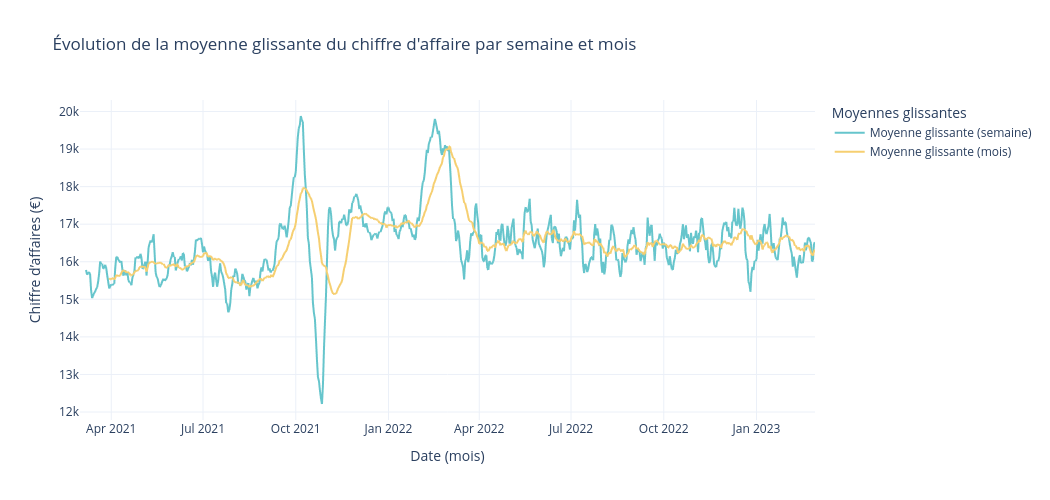

Notebook cell for this chart:
### Code cell
figure = px.line(
    df_ca, 
    x='date', 
    y=['Moyenne glissante (semaine)','Moyenne glissante (mois)'], 
    color_discrete_sequence=px.colors.qualitative.Pastel,
    markers=False,
    title='Évolution de la moyenne glissante du chiffre d\'affaire par semaine et mois',
    labels={
        'date': 'Date (mois)',
        'value': 'Chiffre d’affaires (€)',
        'variable': 'Moyennes glissantes'
    }
)

figure.update_layout(
    template='plotly_white',
    hovermode='x unified',
    width=1050,
    height=500
)

figure.show()

### Figure 1 — Plotly figure (JSON) as saved in the notebook; plotly's stock layout.template omitted (floating-point values rounded to 4 significant figures; data arrays with more than 128 entries replaced by an {"elided": "..."} marker saying what was removed)
{"data": [{"hovertemplate": "Moyennes glissantes=Moyenne glissante (semaine)<br>Date (mois)=%{x}<br>Chiffre d’affaires (€)=%{y}<extra></extra>", "legendgroup": "Moyenne glissante (semaine)", "line": {"color": "rgb(102, 197, 204)", "dash": "solid"}, "marker": {"symbol": "circle"}, "mode": "lines", "name": "Moyenne glissante (semaine)", "showlegend": true, "type": "scattergl", "x": {"elided": "730 str values"}, "xaxis": "x", "y": {"elided": "730 float values"}, "yaxis": "y"}, {"hovertemplate": "Moyennes glissantes=Moyenne glissante (mois)<br>Date (mois)=%{x}<br>Chiffre d’affaires (€)=%{y}<extra></extra>", "legendgroup": "Moyenne glissante (mois)", "line": {"color": "rgb(246, 207, 113)", "dash": "solid"}, "marker": {"symbol": "circle"}, "mode": "lines", "name": "Moyenne glissante (mois)", "showlegend": true, "type": "scattergl", "x": {"elided": "730 str values"}, "xaxis": "x", "y": {"elided": "730 float values"}, "yaxis": "y"}], "layout": {"height": 500, "hovermode": "x unified", "legend": {"title": {"text": "Moyennes glissantes"}, "tracegroupgap": 0}, "title": {"text": "Évolution de la moyenne glissante du chiffre d'affaire par semaine et mois"}, "width": 1050, "xaxis": {"anchor": "y", "domain": [0, 1], "title": {"text": "Date (mois)"}}, "yaxis": {"anchor": "x", "domain": [0, 1], "title": {"text": "Chiffre d’affaires (€)"}}}}
